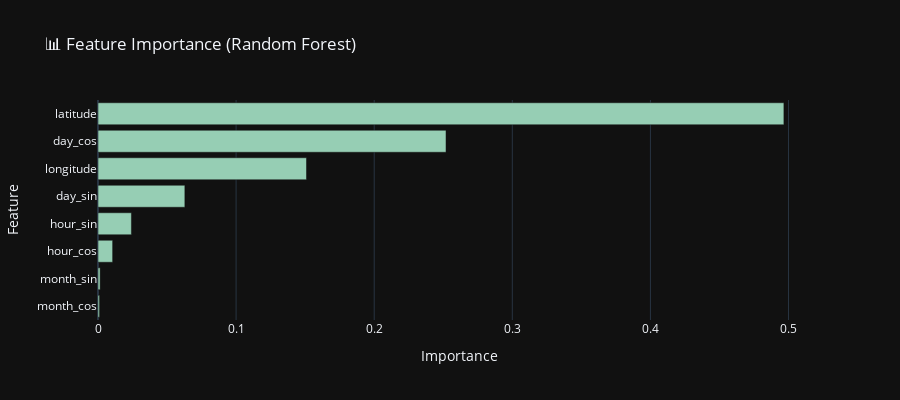

Notebook cell for this chart:
### Markdown cell above
## 7. Feature Importance

### Code cell
# Get feature importance from best tree-based model
rf_model = models['Random Forest']
importance = pd.DataFrame({
    'Feature': FEATURES,
    'Importance': rf_model.feature_importances_
}).sort_values('Importance', ascending=True)

fig = go.Figure(data=[
    go.Bar(
        x=importance['Importance'],
        y=importance['Feature'],
        orientation='h',
        marker_color='#96CEB4'
    )
])

fig.update_layout(
    title='📊 Feature Importance (Random Forest)',
    xaxis_title='Importance',
    yaxis_title='Feature',
    template='plotly_dark',
    height=400
)
fig.show()

### Figure 1 — Plotly figure (JSON) as saved in the notebook; plotly's stock layout.template omitted (floating-point values rounded to 4 significant figures)
{"data": [{"marker": {"color": "#96CEB4"}, "orientation": "h", "type": "bar", "x": [0.001126, 0.001545, 0.0106, 0.0242, 0.0629, 0.151, 0.252, 0.4967], "y": ["month_cos", "month_sin", "hour_cos", "hour_sin", "day_sin", "longitude", "day_cos", "latitude"]}], "layout": {"height": 400, "title": {"text": "📊 Feature Importance (Random Forest)"}, "xaxis": {"title": {"text": "Importance"}}, "yaxis": {"title": {"text": "Feature"}}}}
